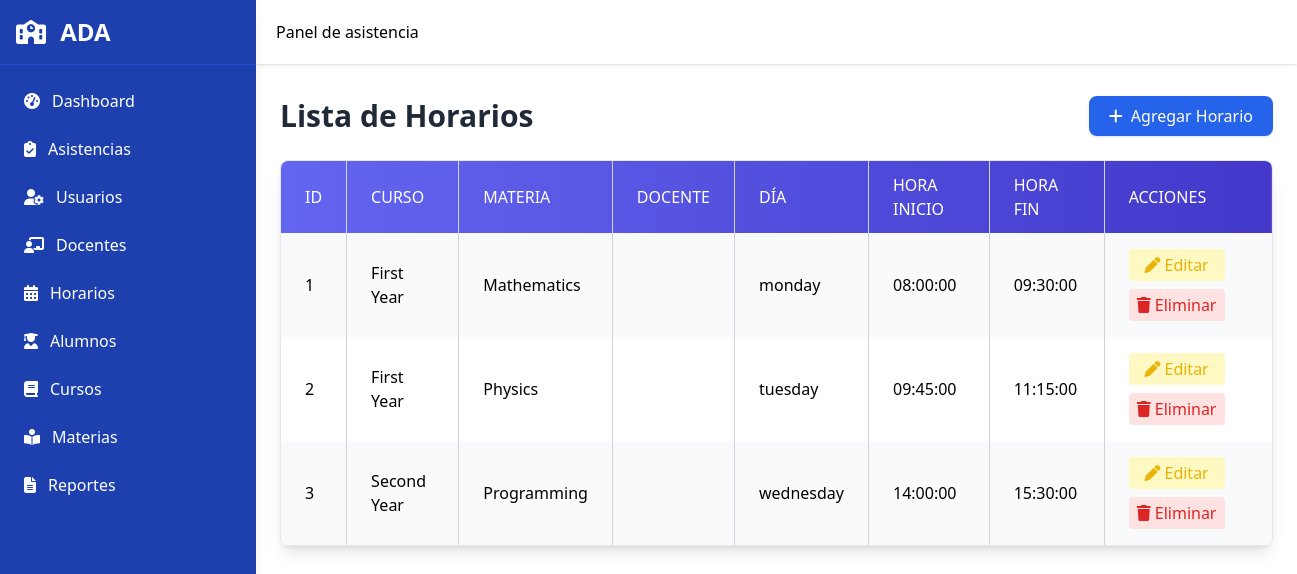
Before: /schedules.php with the older database file.
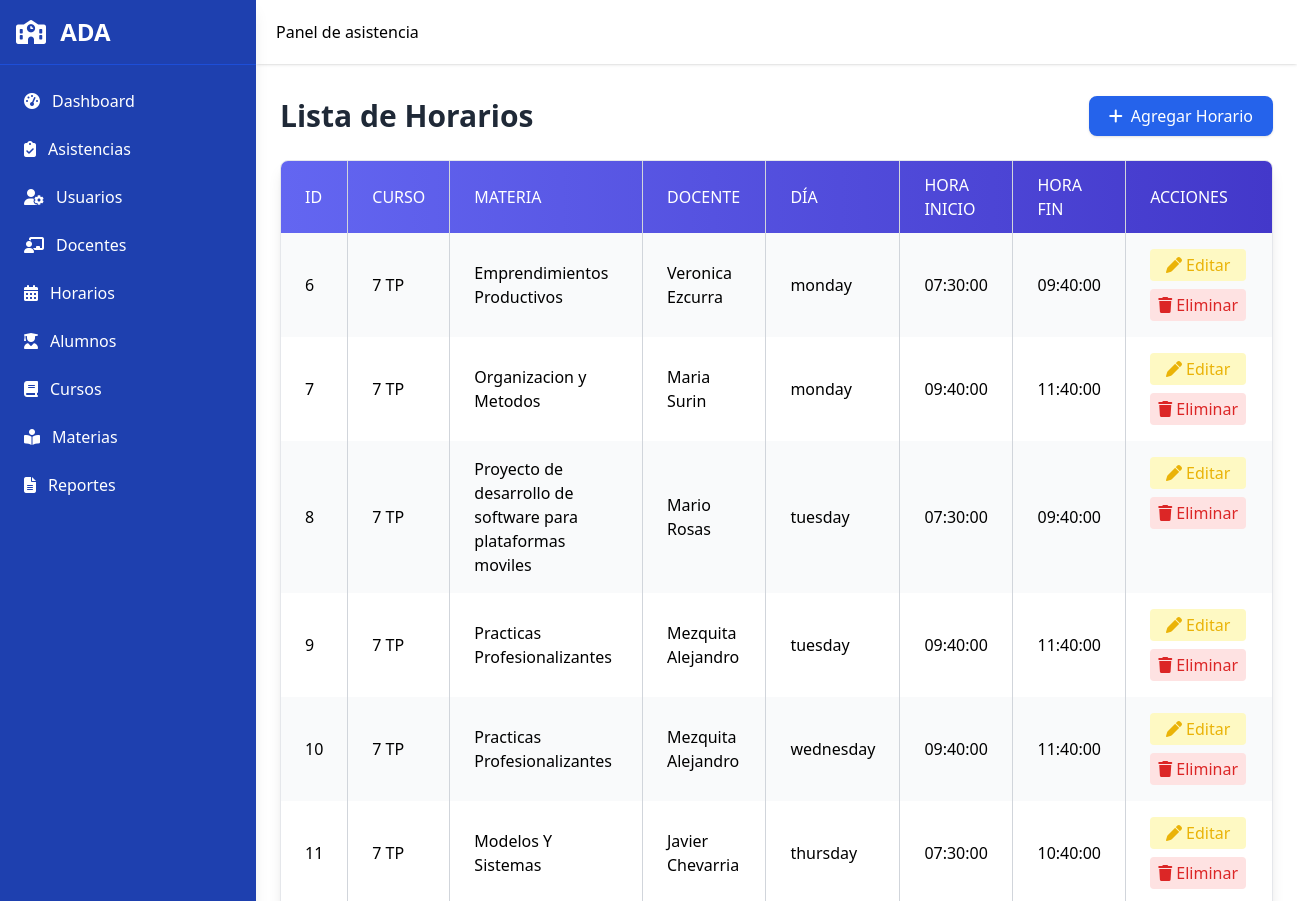
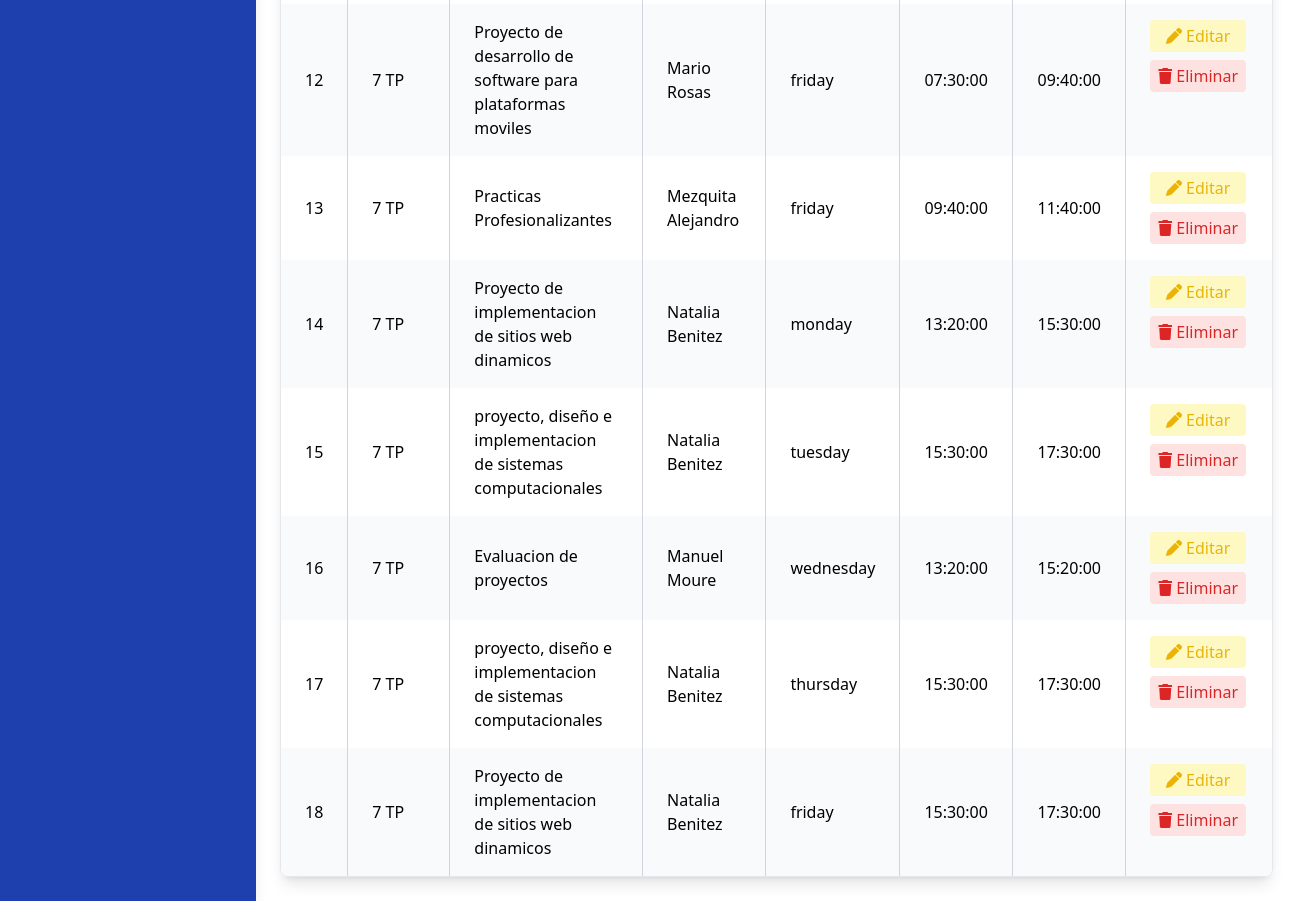
After: the same page with the newer database file (2 pictures, top to bottom).
### tables this page shows
CREATE TABLE `schedules` (
  `schedule_id` int(11) NOT NULL,
  `course_id` int(11) NOT NULL,
  `subject_id` int(11) NOT NULL,
  `teacher_id` int(11) NOT NULL,
  `weekday` enum('monday','tuesday','wednesday','thursday','friday','saturday') NOT NULL,
  `start_time` time NOT NULL,
  `end_time` time NOT NULL
);

CREATE TABLE `courses` (
  `course_id` int(11) NOT NULL,
  `name` varchar(100) NOT NULL,
  `description` text DEFAULT NULL,
  `technical_degree` varchar(50) DEFAULT NULL
);

CREATE TABLE `subjects` (
  `subject_id` int(11) NOT NULL,
  `name` varchar(100) NOT NULL,
  `description` text DEFAULT NULL,
  `turno` enum('mañana','tarde') NOT NULL
);

CREATE TABLE `teachers` (
  `teacher_id` int(11) NOT NULL,
  `user_id` int(11) NOT NULL,
  `first_name` varchar(50) NOT NULL,
  `last_name` varchar(50) NOT NULL
);

### schedules.php (the view, shortened to what this page needs)
<?php
include 'includes/header.php';
include 'includes/sidebar.php';
include 'includes/navbar.php';
include 'includes/conn.php';
?>
<div class="flex-1 md:ml-64 transition-all duration-300">
  <br>
  <br>
  <br>
  <main class="pt-20 p-4 md:p-6">
    <div class="flex flex-col md:flex-row justify-between items-start md:items-center mb-6 gap-3 md:gap-0">
      <h1 class="text-3xl font-bold text-gray-800">Lista de Horarios</h1>
      <a href="javascript:void(0)" onclick="openModal('addScheduleModal')" class="inline-flex items-center bg-blue-600 text-white px-5 py-2 rounded-lg shadow hover:bg-blue-700 transition w-full md:w-auto justify-center">
        <i class="fa-solid fa-plus mr-2"></i> Agregar Horario
      </a>
    </div>
    <div class="overflow-x-auto rounded-lg shadow-lg border border-gray-200">
      <table class="min-w-full border-collapse">
        <thead class="bg-gradient-to-r from-indigo-500 to-indigo-700 text-white">
          <tr>
            <th class="px-4 md:px-6 py-3 border-r border-gray-300 text-left font-medium uppercase">ID</th>
            <th class="px-4 md:px-6 py-3 border-r border-gray-300 text-left font-medium uppercase">Curso</th>
            <th class="px-4 md:px-6 py-3 border-r border-gray-300 text-left font-medium uppercase">Materia</th>
            <th class="px-4 md:px-6 py-3 border-r border-gray-300 text-left font-medium uppercase">Docente</th>
            <th class="px-4 md:px-6 py-3 border-r border-gray-300 text-left font-medium uppercase">Día</th>
            <th class="px-4 md:px-6 py-3 border-r border-gray-300 text-left font-medium uppercase">Hora Inicio</th>
            <th class="px-4 md:px-6 py-3 border-r border-gray-300 text-left font-medium uppercase">Hora Fin</th>
            <th class="px-4 md:px-6 py-3 text-left font-medium uppercase">Acciones</th>
          </tr>
        </thead>
        <tbody>
          <?php
          try {
              $sql = "SELECT sch.schedule_id, c.name AS course_name, sub.name AS subject_name,
                             t.first_name AS teacher_first, t.last_name AS teacher_last,
                             sch.weekday, sch.start_time, sch.end_time
                      FROM schedules sch
                      LEFT JOIN courses c ON sch.course_id = c.course_id
                      LEFT JOIN subjects sub ON sch.subject_id = sub.subject_id
                      LEFT JOIN teachers t ON sch.teacher_id = t.teacher_id
                      ORDER BY sch.schedule_id ASC";
              $stmt = $conn->query($sql);
              $schedules = $stmt->fetchAll();
              if ($schedules) {
                  foreach ($schedules as $i => $sch) {
                      $rowClass = $i % 2 === 0 ? 'bg-gray-50' : 'bg-white';
                      echo "<tr class='hover:bg-gray-100 {$rowClass}'>";
                      echo "<td class='px-4 md:px-6 py-4 border-r border-gray-300'>{$sch['schedule_id']}</td>";
                      echo "<td class='px-4 md:px-6 py-4 border-r border-gray-300'>{$sch['course_name']}</td>";
                      echo "<td class='px-4 md:px-6 py-4 border-r border-gray-300'>{$sch['subject_name']}</td>";
                      echo "<td class='px-4 md:px-6 py-4 border-r border-gray-300'>{$sch['teacher_first']} {$sch['teacher_last']}</td>";
                      echo "<td class='px-4 md:px-6 py-4 border-r border-gray-300'>{$sch['weekday']}</td>";
                      echo "<td class='px-4 md:px-6 py-4 border-r border-gray-300'>{$sch['start_time']}</td>";
                      echo "<td class='px-4 md:px-6 py-4 border-r border-gray-300'>{$sch['end_time']}</td>";
                      echo "<td class='px-4 md:px-6 py-4 flex flex-wrap gap-2'>";
                      echo "<a href='javascript:void(0)'
                              onclick='openEditModalSchedule(".json_encode($sch).")'
                              class='text-yellow-500 hover:text-yellow-700 bg-yellow-100 px-3 py-1 rounded flex items-center justify-center w-24'>
                              <i class='fa-solid fa-pen mr-1'></i>Editar
                            </a>";
                      echo "<a href='schedules_back/delete_schedule.php?id={$sch['schedule_id']}'
                              class='text-red-600 hover:text-red-800 bg-red-100 px-3 py-1 rounded flex items-center justify-center w-24'
                              onclick=\"return confirm('¿Estás seguro de eliminar este horario?')\">
                              <i class='fa-solid fa-trash mr-1'></i>Eliminar
                            </a>";
                      echo "</td>";
                      echo "</tr>";
                  }
              } else {
                  echo "<tr><td colspan='8' class='px-4 md:px-6 py-4 text-center text-gray-500'>No hay horarios registrados</td></tr>";
              }
          } catch (PDOException $e) {
              echo "<tr><td colspan='8' class='px-4 md:px-6 py-4 text-center text-red-600'>Error: {$e->getMessage()}</td></tr>";
          }
          ?>
        </tbody>
      </table>
    </div>
  </main>
</div>

Changed rows visible on the page:
removed schedules: schedule_id "1", course.name "First Year", subject.name "Mathematics", weekday "monday", start_time "08:00:00", end_time "09:30:00"
removed schedules: schedule_id "2", course.name "First Year", subject.name "Physics", weekday "tuesday", start_time "09:45:00", end_time "11:15:00"
removed schedules: schedule_id "3", course.name "Second Year", subject.name "Programming", weekday "wednesday", start_time "14:00:00", end_time "15:30:00"
added schedules: schedule_id "6", course.name "7 TP", subject.name "Emprendimientos Productivos", teacher.first_name "Veronica", teacher.last_name "Ezcurra", weekday "monday", start_time "07:30:00", end_time "09:40:00"
added schedules: schedule_id "7", course.name "7 TP", subject.name "Organizacion y Metodos", teacher.first_name "Maria", teacher.last_name "Surin", weekday "monday", start_time "09:40:00", end_time "11:40:00"
added schedules: schedule_id "8", course.name "7 TP", subject.name "Proyecto de desarrollo de software para plataformas moviles", teacher.first_name "Mario", teacher.last_name "Rosas", weekday "tuesday", start_time "07:30:00", end_time "09:40:00"
added schedules: schedule_id "9", course.name "7 TP", subject.name "Practicas Profesionalizantes", teacher.first_name "Mezquita", teacher.last_name "Alejandro", weekday "tuesday", start_time "09:40:00", end_time "11:40:00"
added schedules: schedule_id "10", course.name "7 TP", subject.name "Practicas Profesionalizantes", teacher.first_name "Mezquita", teacher.last_name "Alejandro", weekday "wednesday", start_time "09:40:00", end_time "11:40:00"
added schedules: schedule_id "11", course.name "7 TP", subject.name "Modelos Y Sistemas", teacher.first_name "Javier", teacher.last_name "Chevarria", weekday "thursday", start_time "07:30:00", end_time "10:40:00"
added schedules: schedule_id "12", course.name "7 TP", subject.name "Proyecto de desarrollo de software para plataformas moviles", teacher.first_name "Mario", teacher.last_name "Rosas", weekday "friday", start_time "07:30:00", end_time "09:40:00"
added schedules: schedule_id "13", course.name "7 TP", subject.name "Practicas Profesionalizantes", teacher.first_name "Mezquita", teacher.last_name "Alejandro", weekday "friday", start_time "09:40:00", end_time "11:40:00"
added schedules: schedule_id "14", course.name "7 TP", subject.name "Proyecto de implementacion de sitios web dinamicos", teacher.first_name "Natalia", teacher.last_name "Benitez", weekday "monday", start_time "13:20:00", end_time "15:30:00"
added schedules: schedule_id "15", course.name "7 TP", subject.name "proyecto, diseño e implementacion de sistemas computacionales", teacher.first_name "Natalia", teacher.last_name "Benitez", weekday "tuesday", start_time "15:30:00", end_time "17:30:00"
added schedules: schedule_id "16", course.name "7 TP", subject.name "Evaluacion de proyectos", teacher.first_name "Manuel", teacher.last_name "Moure", weekday "wednesday", start_time "13:20:00", end_time "15:20:00"
added schedules: schedule_id "17", course.name "7 TP", subject.name "proyecto, diseño e implementacion de sistemas computacionales", teacher.first_name "Natalia", teacher.last_name "Benitez", weekday "thursday", start_time "15:30:00", end_time "17:30:00"
added schedules: schedule_id "18", course.name "7 TP", subject.name "Proyecto de implementacion de sitios web dinamicos", teacher.first_name "Natalia", teacher.last_name "Benitez", weekday "friday", start_time "15:30:00", end_time "17:30:00"
